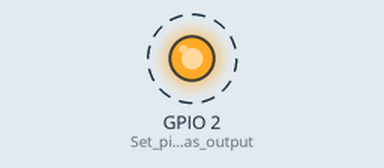
This sketch was run on a simulated ESP32. Shown: output pins drawn as LEDs (lit = HIGH). Dashed ring = blinking.

Above: at 1.0 s.
Timing chart, 0 to 5.8 s (numbered marks = the images above):
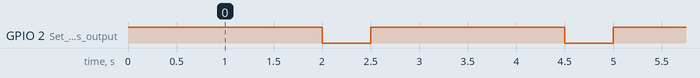

The sketch:

blink.ino
```cpp
// ESP32 LED Blink
// Author: Anaya Kajave
// Description: Blinks an LED on GPIO pin 2
//              ON for 2 seconds, OFF for 500ms

void setup() {
  pinMode(2, OUTPUT);  // Set pin 2 as output
}

void loop() {
  digitalWrite(2, HIGH);  // Turn LED ON (3.3V)
  delay(2000);            // Wait 2 seconds
  digitalWrite(2, LOW);   // Turn LED OFF (0V)
  delay(500);             // Wait 500ms
}
```

Measured:
- by itself, GPIO 2 (Set_pin_2_as_output): alternates HIGH for 2.0 s and LOW for 0.50 s
